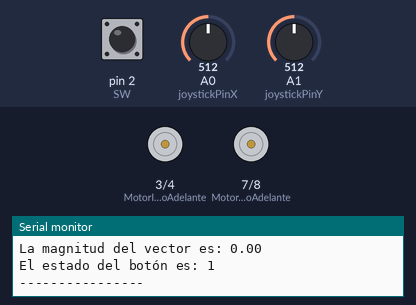
Bench run of a sketch on a simulated Arduino Uno, built with avr-gcc and run on an emulated ATmega328P. Shown: motor-driver pin pairs drawn as motors (green arrow = first pin HIGH = forward, orange = second pin HIGH = backward, longer = more drive), the last lines printed to the serial monitor. The test bench sets the inputs (shaded band); at power-on: A1 (joystickPinY) = 512, pin 2 (SW) HIGH, A0 (joystickPinX) = 512.

Above: at 1.2 s.
1.3 s: A1 (joystickPinY) set to 524
At 2.6 s:
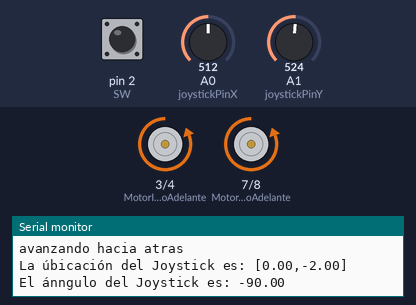
2.9 s: A1 (joystickPinY) set to 511
At 4.1 s:
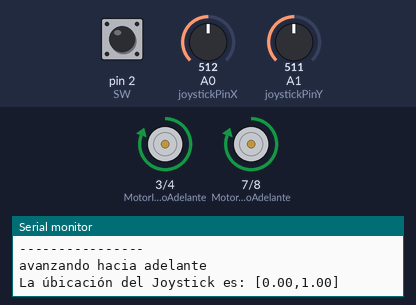
10.7 s: A1 (joystickPinY) set to 1023
At 11.5 s:
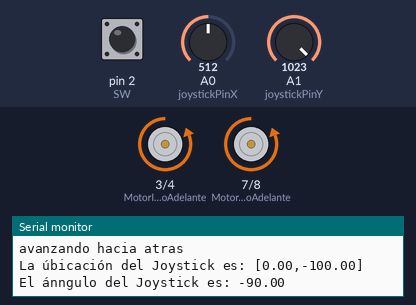
Timing chart, 0 to 13.5 s (numbered marks = the images above; inputs shaded):
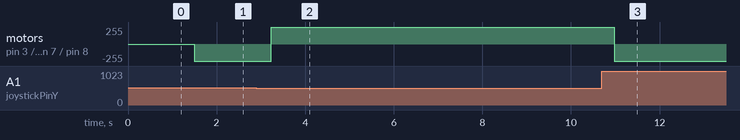

Measured:
- the behaviour switches between 516 and 517 on A1 (joystickPinY) (found by bisection; images 0 and 1)
- after the input at 1.3 s, motor on pin 3 (MotorIzquierdoAdelante) / pin 4 (MotorIzquierdoAtras), motor on pin 7 (MotorDerechoAdelante) / pin 8 (MotorDerechoAtras): stopped → backward 255/255 after 0.20 s
- after the input at 2.9 s, motor on pin 3 (MotorIzquierdoAdelante) / pin 4 (MotorIzquierdoAtras), motor on pin 7 (MotorDerechoAdelante) / pin 8 (MotorDerechoAtras): backward 255/255 → forward 255/255 after 0.33 s
- after the input at 10.7 s, motor on pin 3 (MotorIzquierdoAdelante) / pin 4 (MotorIzquierdoAtras), motor on pin 7 (MotorDerechoAdelante) / pin 8 (MotorDerechoAtras): forward 255/255 → backward 255/255 after 0.27 s

The sketch:

Joystick_Coords.ino
```cpp
const int joystickPinX = A0; // Pin analógico del eje X del joystick
const int joystickPinY = A1; // Pin analógico del eje Y del joystick
const int SW = 2; // Pin digital del SW
float valorX = 0; // Variable para almacenar el valor de X
float valorY = 0; // Variable para almacenar el valor de Y
bool boton = false; // Variable para validar el estado del botón
//Variables para el puente H:
//variables Motores
int MotorIzquierdoAdelante  = 3; //pin Digital
int MotorIzquierdoAtras     = 4; //pin Digital
int MotorDerechoAdelante    = 7; //pin Digital
int MotorDerechoAtras       = 8; //pin Digital
int pinVelocidadDerecha     = 6; //pin PWM
int pinVelocidadIzquierda   = 5; //pin PWM
int velocidad = 125;//velocidad motores(0-255)

void setup() {
  Serial.begin(9600); // Inicia la comunicación serial a 9600 baudios
   //activar señales del puente h
  pinMode(MotorIzquierdoAdelante,OUTPUT);
  pinMode(MotorDerechoAdelante,OUTPUT);
  pinMode(MotorIzquierdoAtras,OUTPUT);
  pinMode(MotorDerechoAtras,OUTPUT);
  Serial.println("Esta es una prueba para el control del puente H");
}

void loop() {
  valorX = analogRead(joystickPinX); // Lee el valor del eje X (0-1023)
  valorY = analogRead(joystickPinY); // Lee el valor del eje Y (0-1023)
  boton = digitalRead(SW); // Lee el estados del botón: activado o no activado
  // Mapea los valores leídos a un rango de -100 a 100 para acomodarlos en el intervalo [-100, 100]
  float mappedX = map(valorX, 0, 1023, -100, 100);
  float mappedY = map(valorY, 0, 1023, 100, -100);
  // Calcula el ángulo utilizando la función atan2()
  float ang = atan2(mappedY, mappedX) * (180.0 / PI); // Convierte el ángulo a grados
  float magnitud = sqrt(pow(mappedY,2)+pow(mappedX,2));
  // Envía las coordenadas del joystick en el formato [a, b]

  //---Estas lineas sirven para limpiar el monitor. Sólo funcionan con putty-----------------------------------------
  /*
  Serial.write(27);       // ESC command
  Serial.print("[2J");    // clear screen command
  Serial.write(27);
  Serial.print("[H");     // cursor to home command
  */
  //-----------------------------------------------------------------------------------------------------------------

  Serial.print("La úbicación del Joystick es: [");
  Serial.print(mappedX);
  Serial.print(",");
  Serial.print(mappedY);
  Serial.println("]");
  Serial.print("El ánngulo del Joystick es: ");
  Serial.println(ang);
  Serial.print("La magnitud del vector es: ");
  Serial.println(magnitud);
  Serial.print("El estado del botón es: ");
  Serial.println(boton);
  Serial.println("----------------");
  //delay(1000);
  if (ang == 0 && mappedX == 1 && mappedY == 0) {
    carroDetenido();
  } else if (ang == 0 && mappedX == 100 && mappedY == 0) {
    carroGiraDerecha();
  } else if (ang > 0 && mappedX == -100 && mappedY == 0) {
    carroGiraIzquierda();
  } else if (ang > 0 && ang < 180) {
    carroAvanzaAdelante();
  } else if (ang < 0) {
    carroAvanzaAtras();
  }

}

//FUNCIONES
void carroAvanzaAdelante(){
    Serial.println("avanzando hacia adelante");
    digitalWrite(MotorDerechoAdelante,HIGH);
    digitalWrite(MotorIzquierdoAdelante,HIGH);
    digitalWrite(MotorDerechoAtras,LOW);
    digitalWrite(MotorIzquierdoAtras,LOW);
    //delay(1000);
  }

void carroAvanzaAtras(){
    Serial.println("avanzando hacia atras");
    digitalWrite(MotorDerechoAdelante,LOW);
    digitalWrite(MotorIzquierdoAdelante,LOW);
    digitalWrite(MotorDerechoAtras,HIGH);
    digitalWrite(MotorIzquierdoAtras,HIGH);
    //delay(1000);
  }

void carroGiraDerecha(){
    Serial.println("girando a la derecha");
    digitalWrite(MotorDerechoAdelante,LOW);
    digitalWrite(MotorIzquierdoAdelante,HIGH);
    digitalWrite(MotorDerechoAtras,HIGH);
    digitalWrite(MotorIzquierdoAtras,LOW);
    digitalWrite(13,HIGH);
  }

void carroGiraIzquierda(){
    Serial.println("girando a la izquierda");
    digitalWrite(MotorDerechoAdelante,HIGH);
    digitalWrite(MotorIzquierdoAdelante,LOW);
    digitalWrite(MotorDerechoAtras,LOW);
    digitalWrite(MotorIzquierdoAtras,HIGH);
    digitalWrite(13,LOW);
  }

void carroDetenido(){
    Serial.println("automovil detenido");
    digitalWrite(MotorDerechoAdelante,LOW);
    digitalWrite(MotorIzquierdoAdelante,LOW);
    digitalWrite(MotorDerechoAtras,LOW);
    digitalWrite(MotorIzquierdoAtras,LOW);
  }
void pruebaMotores(){
    Serial.println("automovil detenido");
    digitalWrite(MotorDerechoAdelante,HIGH);
    digitalWrite(MotorIzquierdoAdelante,LOW);
    digitalWrite(MotorDerechoAtras,HIGH);
    digitalWrite(MotorIzquierdoAtras,LOW);
    //delay(200);
    velocidad = velocidad+1;
    if (velocidad == 250){
      velocidad = 0;
      }
  }
```
